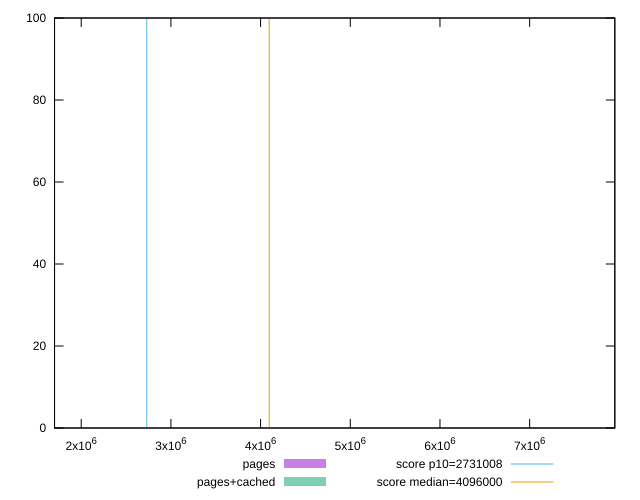

This chart was generated by the following gnuplot code:
reset

$pages <<EOF
1722983.2426887301 1
7948225.8164188685 98
1704510.7127963558 1
EOF

$pagesCached <<EOF
1702831.391897049 1
7948225.8164188685 1
7949905.137318175 98
EOF

set key outside below
set boxwidth 1679.3208993067544
set xrange [1702593:7949472]
set yrange [0:100]
set trange [0:100]
set style fill transparent solid 0.5 noborder

set parametric
set terminal svg size 640, 500 enhanced background rgb 'white'
set output "report_00008_2021-01-22T20:58:29.167/total-byte-weight/comparison/histogram/1_vs_2.svg"

plot $pages title "pages" with boxes, \
     $pagesCached title "pages+cached" with boxes, \
     2731008,t title "score p10=2731008", \
     4096000,t title "score median=4096000"

reset
